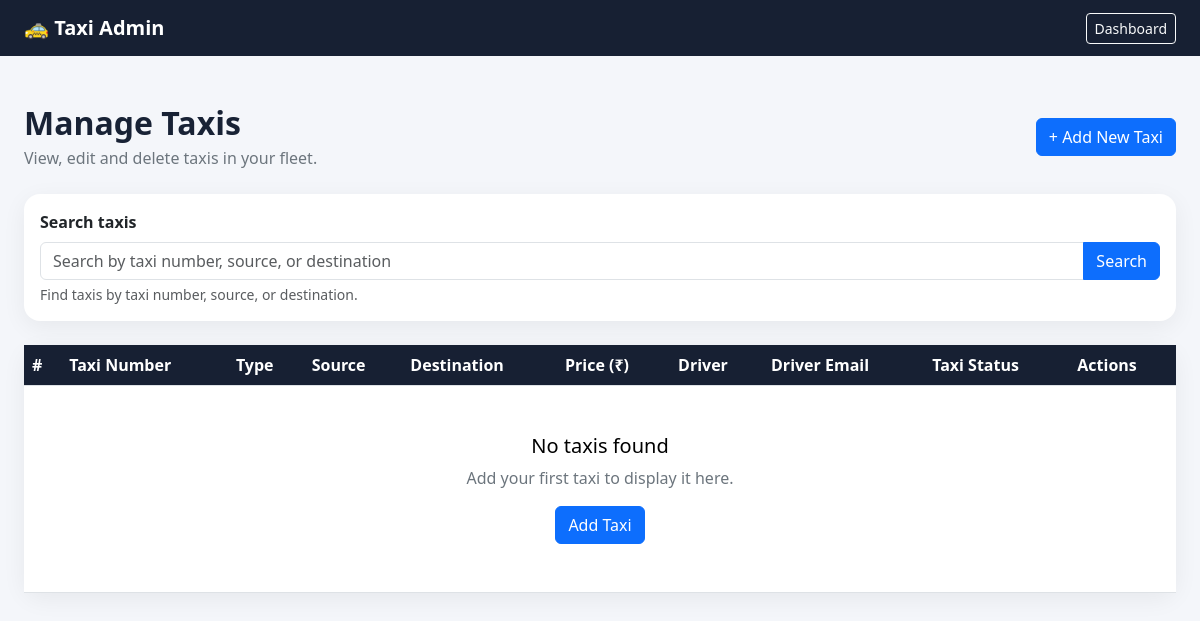
/taxis/ (signed in), run on an earlier commit of the app's database.
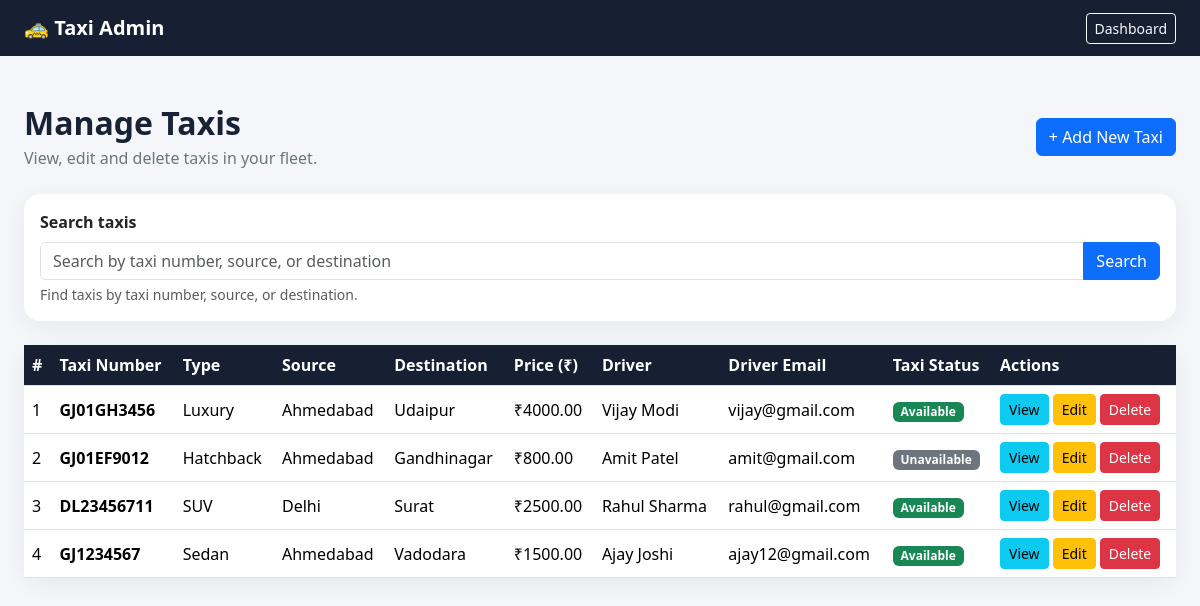
And on a later commit of the database.
### core/models.py (models this page shows, shortened)
class Taxi(models.Model):
    number = models.CharField(max_length=20, unique=True)
    type = models.CharField(max_length=50)
    source = models.CharField(max_length=100)
    destination = models.CharField(max_length=100)
    price = models.DecimalField(max_digits=10, decimal_places=2)
    availability = models.BooleanField(default=True)
    driver = models.ForeignKey(
        Driver,
        on_delete=models.CASCADE,
        related_name='taxis',
    )

class Driver(models.Model):
    name = models.CharField(max_length=100)
    email = models.EmailField(unique=True)
    license_number = models.CharField(
        max_length=50,
        unique=True
    )
    mobile = models.CharField(max_length=15)
    taxi_number = models.CharField(max_length=20, blank=True)
    password = models.CharField(max_length=128)

### core/views.py (the view)
@user_passes_test(
    lambda user: user.is_authenticated and user.is_staff,
    login_url='admin_login',
)
def admin_taxi_list(request):
    taxis = Taxi.objects.select_related('driver').order_by('-id')
    search_form = TaxiSearchForm(request.GET)
    search_form.is_valid()
    search_query = search_form.cleaned_data['q']
    if search_query:
        taxis = taxis.filter(
            Q(number__icontains=search_query)
            | Q(source__icontains=search_query)
            | Q(destination__icontains=search_query),
        )
    return render(
        request,
        'core/admin_taxi_list.html',
        {
            'taxis': taxis,
            'search_form': search_form,
            'search_query': search_query,
        },
    )

### core/forms.py
class TaxiSearchForm(forms.Form):
    q = forms.CharField(
        label='Search taxis',
        required=False,
        strip=True,
        widget=forms.SearchInput(attrs={
            'class': 'form-control',
            'placeholder': 'Search by taxi number, source, or destination',
            'aria-describedby': 'taxi-search-help',
        }),
    )

### core/templates/core/admin_taxi_list.html (shortened to what this page needs)
<!DOCTYPE html>
<html lang="en">
<head>
    <link href="https://cdn.jsdelivr.net/npm/bootstrap@5.3.3/dist/css/bootstrap.min.css"
          rel="stylesheet">
</head>
<body>
<nav class="navbar navbar-dark">
    <div class="container-fluid px-4">
        <a class="navbar-brand fw-bold"
           href="{% url 'admin_dashboard' %}">
            🚕 Taxi Admin
        </a>
        <a href="{% url 'admin_dashboard' %}"
           class="btn btn-outline-light btn-sm">
            Dashboard
        </a>
    </div>
</nav>
<main class="container-fluid px-3 px-lg-4 py-5">
    <div class="d-flex justify-content-between align-items-center
                flex-wrap gap-3 mb-4">
        <div>
            <h1 class="h2 fw-bold mb-1">Manage Taxis</h1>
            <p class="text-secondary mb-0">
                View, edit and delete taxis in your fleet.
            </p>
        </div>
        <a href="{% url 'admin_add_taxi' %}" class="btn btn-primary">
            + Add New Taxi
        </a>
    </div>
    <form method="get" class="card page-card mb-4" role="search">
        <div class="card-body">
            <label for="{{ search_form.q.id_for_label }}" class="form-label fw-semibold">
                {{ search_form.q.label }}
            </label>
            <div class="input-group">
                {{ search_form.q }}
                <button class="btn btn-primary" type="submit">Search</button>
            </div>
            <div id="taxi-search-help" class="form-text">
                Find taxis by taxi number, source, or destination.
            </div>
        </div>
    </form>
    <div class="card page-card">
        <div class="card-body p-0">
            <div class="table-responsive">
                <table class="table table-hover mb-0">
                    <thead>
                        <tr>
                            <th>#</th>
                            <th>Taxi Number</th>
                            <th>Type</th>
                            <th>Source</th>
                            <th>Destination</th>
                            <th>Price (₹)</th>
                            <th>Driver</th>
                            <th>Driver Email</th>
                            <th>Taxi Status</th>
                            <th>Actions</th>
                        </tr>
                    </thead>
                    <tbody>
                        {% for taxi in taxis %}
                        <tr>
                            <td>{{ forloop.counter }}</td>
                            <td class="fw-semibold">{{ taxi.number }}</td>
                            <td>{{ taxi.type }}</td>
                            <td>{{ taxi.source }}</td>
                            <td>{{ taxi.destination }}</td>
                            <td>₹{{ taxi.price|floatformat:2 }}</td>
                            <td>
                                {% if taxi.driver %}
                                    {{ taxi.driver.name }}
                                {% else %}
                                    Not assigned
                                {% endif %}
                            </td>
                            <td>
                                {% if taxi.driver %}
                                    {{ taxi.driver.email|default:"—" }}
                                {% else %}
                                    —
                                {% endif %}
                            </td>
                            <td>
                                {% if taxi.availability %}
                                    <span class="badge bg-success">
                                        Available
                                    </span>
                                {% else %}
                                    <span class="badge bg-secondary">
                                        Unavailable
                                    </span>
                                {% endif %}
                            </td>
                            <td>
                                <div class="d-flex gap-1">
                                    <a href="{% url 'admin_taxi_detail' taxi.id %}"
                                       class="btn btn-sm btn-info">
                                        View
                                    </a>
                                    <a href="{% url 'admin_taxi_edit' taxi.id %}"
                                       class="btn btn-sm btn-warning">
                                        Edit
                                    </a>
                                    <a href="{% url 'admin_taxi_delete' taxi.id %}"
                                       class="btn btn-sm btn-danger">
                                        Delete
                                    </a>
                                </div>
                            </td>
                        </tr>
                        {% empty %}
                        <tr>
                            <td colspan="10" class="text-center py-5">
                                {% if search_query %}
                                    <h5>No matching taxis</h5>
                                    <p class="text-secondary mb-0">
                                        No taxis match your search. Try a different taxi number, source, or destination.
                                    </p>
                                {% else %}
                                    <h5>No taxis found</h5>
                                    <p class="text-secondary">
                                        Add your first taxi to display it here.
                                    </p>
                                    <a href="{% url 'admin_add_taxi' %}"
                                       class="btn btn-primary">
                                        Add Taxi
                                    </a>
                                {% endif %}
                            </td>
                        </tr>
                        {% endfor %}
                    </tbody>
                </table>
            </div>
        </div>
    </div>
</main>
</body>
</html>

### core/templates/core/admin_taxi_list.html (style rules this page uses)
body { background: #f4f6fa; color: #182235; }
.navbar { background: #172033; }
.page-card { border: 0; border-radius: 16px; box-shadow: 0 6px 24px rgba(0,0,0,.06); }
.table th { background: #172033; color: white; white-space: nowrap; }
.table td { vertical-align: middle; }

What changed in the data, as far as the page shows it:
added Taxi: number "GJ01GH3456", type "Luxury", source "Ahmedabad", destination "Udaipur", price "4000.00", driver.name "Vijay Modi", driver.email "vijay@gmail.com", availability "Available"
added Taxi: number "GJ01EF9012", type "Hatchback", source "Ahmedabad", destination "Gandhinagar", price "800.00", driver.name "Amit Patel", driver.email "amit@gmail.com", availability "Unavailable"
added Taxi: number "DL23456711", type "SUV", source "Delhi", destination "Surat", price "2500.00", driver.name "Rahul Sharma", driver.email "rahul@gmail.com", availability "Available"
added Taxi: number "GJ1234567", type "Sedan", source "Ahmedabad", destination "Vadodara", price "1500.00", driver.name "Ajay Joshi", driver.email "ajay12@gmail.com", availability "Available"
Also different on the page:
text no longer shown: "No taxis found Add your first taxi to display it here. Add Taxi"
